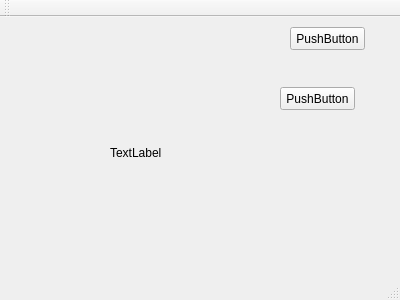
<?xml version="1.0" encoding="UTF-8"?>
<ui version="4.0">
 <class>MainWindow</class>
 <widget class="QMainWindow" name="MainWindow">
  <property name="geometry">
   <rect>
    <x>0</x>
    <y>0</y>
    <width>400</width>
    <height>300</height>
   </rect>
  </property>
  <property name="windowTitle">
   <string>MainWindow</string>
  </property>
  <widget class="QWidget" name="centralWidget">
   <widget class="QPushButton" name="pushButton">
    <property name="geometry">
     <rect>
      <x>290</x>
      <y>10</y>
      <width>75</width>
      <height>23</height>
     </rect>
    </property>
    <property name="text">
     <string>PushButton</string>
    </property>
   </widget>
   <widget class="QPushButton" name="pushButton_2">
    <property name="geometry">
     <rect>
      <x>280</x>
      <y>70</y>
      <width>75</width>
      <height>23</height>
     </rect>
    </property>
    <property name="text">
     <string>PushButton</string>
    </property>
   </widget>
   <widget class="QLabel" name="label">
    <property name="geometry">
     <rect>
      <x>110</x>
      <y>130</y>
      <width>54</width>
      <height>12</height>
     </rect>
    </property>
    <property name="text">
     <string>TextLabel</string>
    </property>
   </widget>
  </widget>
  <widget class="QMenuBar" name="menuBar">
   <property name="geometry">
    <rect>
     <x>0</x>
     <y>0</y>
     <width>400</width>
     <height>23</height>
    </rect>
   </property>
  </widget>
  <widget class="QToolBar" name="mainToolBar">
   <attribute name="toolBarArea">
    <enum>TopToolBarArea</enum>
   </attribute>
   <attribute name="toolBarBreak">
    <bool>false</bool>
   </attribute>
  </widget>
  <widget class="QStatusBar" name="statusBar"/>
 </widget>
 <layoutdefault spacing="6" margin="11"/>
 <resources/>
 <connections/>
</ui>
